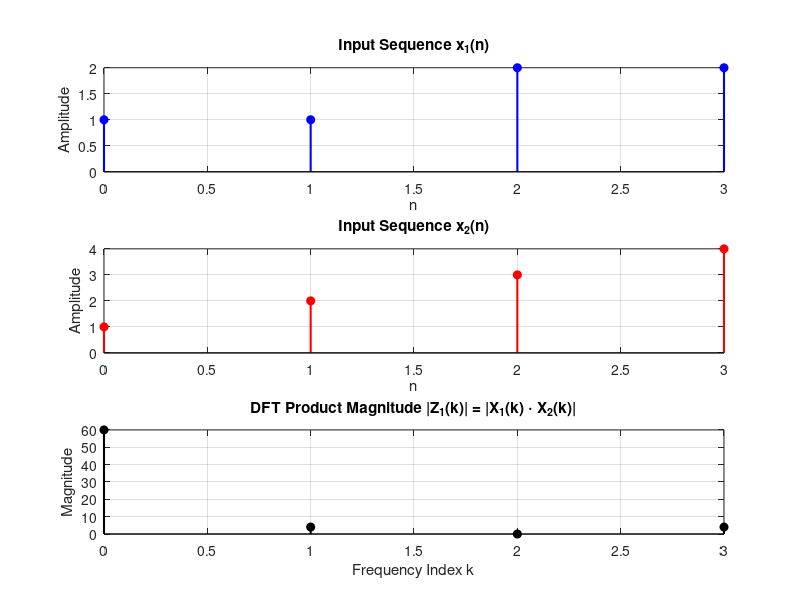

This chart was generated by the following MATLAB code:
clc;
clearvars;
close all;

%% Output Directory Setup
output_dir = fullfile(fileparts(mfilename('fullpath')), 'outputs');
if ~exist(output_dir, 'dir')
    mkdir(output_dir);
end

%% Input Sequences
x1 = [1, 1, 2, 2];
x2 = [1, 2, 3, 4];

N1 = length(x1);
N2 = length(x2);
N = max(N1, N2);

% Zero padding to same length
x1_pad = [x1, zeros(1, N - N1)];
x2_pad = [x2, zeros(1, N - N2)];

X1 = zeros(1, N);
X2 = zeros(1, N);

%% DFT of x1
for k = 0:N-1
    for n = 0:N-1
       X1(k+1) = X1(k+1) + x1_pad(n+1) * exp((-1i * 2 * pi * k * n) / N);
    end
end

%% DFT of x2
for k = 0:N-1
    for n = 0:N-1
        X2(k+1) = X2(k+1) + x2_pad(n+1) * exp((-1i * 2 * pi * k * n) / N);
    end
end

%% Element-wise Multiplication in Frequency Domain: Z1(k) = X1(k) .* X2(k)
z1 = X1 .* X2;

fprintf('Sequence x1: '); disp(x1);
fprintf('Sequence x2: '); disp(x2);
fprintf('DFT X1(k): '); disp(X1);
fprintf('DFT X2(k): '); disp(X2);
fprintf('Product Z1(k) = X1(k) .* X2(k): '); disp(z1);

%% Plotting
n = 0:1:N-1;

fig = figure('Name', 'DFT Analysis (Frequency Multiplication)', 'Position', [100, 100, 750, 700], 'Visible', 'off');

subplot(3,1,1);
stem(n, x1_pad, 'b', 'LineWidth', 1.5, 'MarkerFaceColor', 'b');
xlabel('n');
ylabel('Amplitude');
title('Input Sequence x_1(n)');
grid on;

subplot(3,1,2);
stem(n, x2_pad, 'r', 'LineWidth', 1.5, 'MarkerFaceColor', 'r');
xlabel('n');
ylabel('Amplitude');
title('Input Sequence x_2(n)');
grid on;

subplot(3,1,3);
stem(n, abs(z1), 'k', 'LineWidth', 1.5, 'MarkerFaceColor', 'k');
xlabel('Frequency Index k');
ylabel('Magnitude');
title('DFT Product Magnitude |Z_1(k)| = |X_1(k) \cdot X_2(k)|');
grid on;

saveas(fig, fullfile(output_dir, 'dft_analysis.png'));
close(fig);
fprintf('Saved figure to %s\n', fullfile(output_dir, 'dft_analysis.png'));
